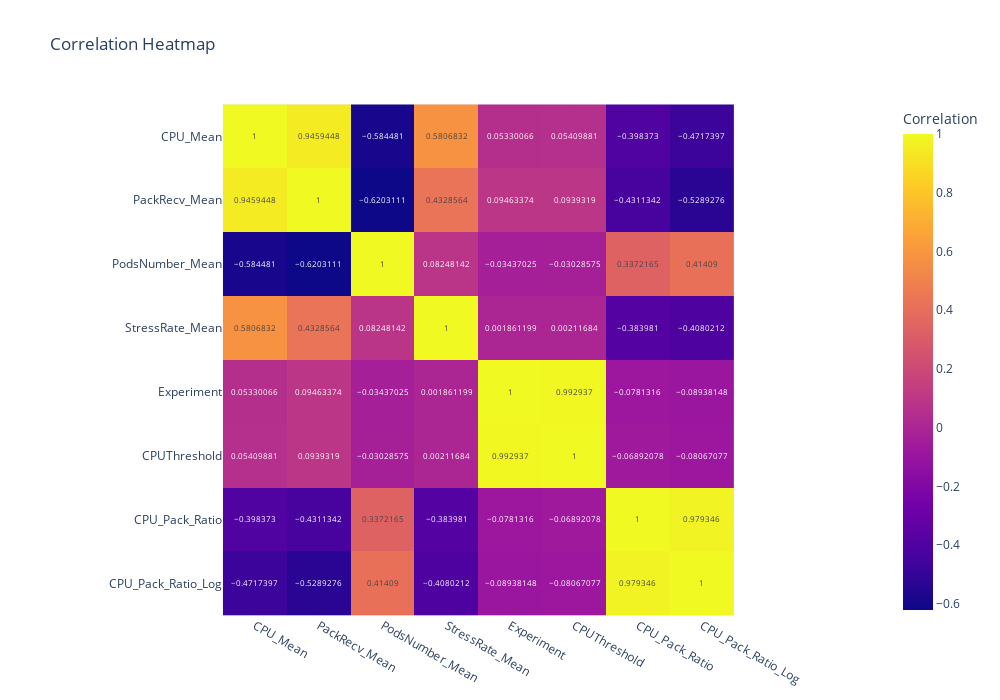

Notebook code cell kept with this figure:
### Code cell
# Correlation Heatmap - Training Dataset
fig_heatmap_feature = px.imshow(merged_data.corr(), text_auto=True, title="Correlation Heatmap", labels=dict(color="Correlation"))
fig_heatmap_feature.update_layout(
    width=1000,  # Adjust width
    height=700  # Adjust height
)
fig_heatmap_feature.show()

### Figure 1 — Plotly figure (JSON) as saved in the notebook; plotly's stock layout.template omitted (floating-point values rounded to 4 significant figures)
{"data": [{"coloraxis": "coloraxis", "hovertemplate": "x: %{x}<br>y: %{y}<br>Correlation: %{z}<extra></extra>", "name": "0", "texttemplate": "%{z}", "type": "heatmap", "x": ["CPU_Mean", "PackRecv_Mean", "PodsNumber_Mean", "StressRate_Mean", "Experiment", "CPUThreshold", "CPU_Pack_Ratio", "CPU_Pack_Ratio_Log"], "xaxis": "x", "y": ["CPU_Mean", "PackRecv_Mean", "PodsNumber_Mean", "StressRate_Mean", "Experiment", "CPUThreshold", "CPU_Pack_Ratio", "CPU_Pack_Ratio_Log"], "yaxis": "y", "z": [[1, 0.9459, -0.5845, 0.5807, 0.0533, 0.0541, -0.3984, -0.4717], [0.9459, 1, -0.6203, 0.4329, 0.09463, 0.09393, -0.4311, -0.5289], [-0.5845, -0.6203, 1, 0.08248, -0.03437, -0.03029, 0.3372, 0.4141], [0.5807, 0.4329, 0.08248, 1, 0.001861, 0.002117, -0.384, -0.408], [0.0533, 0.09463, -0.03437, 0.001861, 1, 0.9929, -0.07813, -0.08938], [0.0541, 0.09393, -0.03029, 0.002117, 0.9929, 1, -0.06892, -0.08067], [-0.3984, -0.4311, 0.3372, -0.384, -0.07813, -0.06892, 1, 0.9793], [-0.4717, -0.5289, 0.4141, -0.408, -0.08938, -0.08067, 0.9793, 1]]}], "layout": {"coloraxis": {"colorbar": {"title": {"text": "Correlation"}}, "colorscale": [[0, "#0d0887"], [0.1111, "#46039f"], [0.2222, "#7201a8"], [0.3333, "#9c179e"], [0.4444, "#bd3786"], [0.5556, "#d8576b"], [0.6667, "#ed7953"], [0.7778, "#fb9f3a"], [0.8889, "#fdca26"], [1, "#f0f921"]]}, "height": 700, "title": {"text": "Correlation Heatmap"}, "width": 1000, "xaxis": {"anchor": "y", "autorange": true, "constrain": "domain", "domain": [0.1792, 0.8208], "range": [-0.5, 7.5], "scaleanchor": "y", "type": "category"}, "yaxis": {"anchor": "x", "autorange": true, "constrain": "domain", "domain": [0, 1], "range": [7.5, -0.5], "type": "category"}}}
